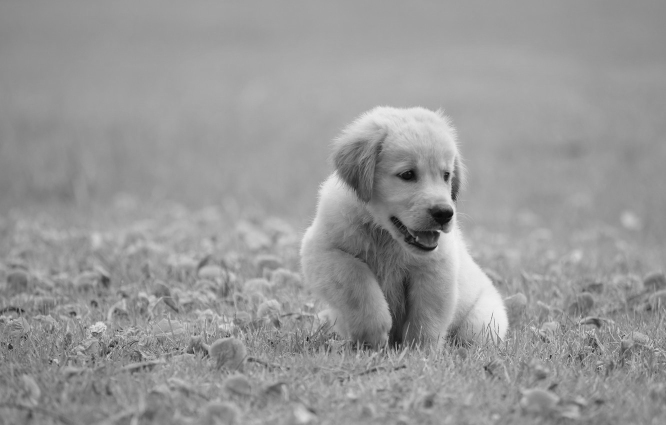
//> input picture Code and data - Colorization by example/Input_BW.jpg, 1332 x 850 px (shown at 1/2 size)
$ ./main   (built with g++ and OpenCV 4)
//> lines starting //> are read from the running program, lines starting //| are printed output that depends on the picture; after the words box and inside, x2 and y2 are one past the last pixel; in counts of white or black regions, pixels touching at a corner belong together
// FirstPhase.cpp : Defines the entry point for the console application.
//
#include <opencv2/highgui/highgui.hpp>
#include <opencv2/ml/ml.hpp>
#include <opencv2/imgproc/imgproc.hpp>
#include <opencv2/opencv.hpp>
#include "opencv2/imgcodecs.hpp"

#include <iostream>

using namespace cv;
using namespace std;

string type2str(int type) {
	string r;

	uchar depth = type & CV_MAT_DEPTH_MASK;
	uchar chans = 1 + (type >> CV_CN_SHIFT);

	switch (depth) {
	case CV_8U:  r = "8U"; break;
	case CV_8S:  r = "8S"; break;
	case CV_16U: r = "16U"; break;
	case CV_16S: r = "16S"; break;
	case CV_32S: r = "32S"; break;
	case CV_32F: r = "32F"; break;
	case CV_64F: r = "64F"; break;
	default:     r = "User"; break;
	}

	r += "C";
	r += (chans + '0');

	return r;
}


int main(int argc, char** argv)
{
	//Step-1: Reading the images files
	Mat rinput_image = imread("../Input_BW.jpg");
//> rinput_image is the input picture: 850 rows x 1332 cols, CV_8UC3; min 7, max 250, mean 151.9
	Mat temp_input[3];
	split(rinput_image, temp_input);
	Mat temp = temp_input[0];
	Mat input_image;
	Mat rref_image = imread("../Reference.jpg");
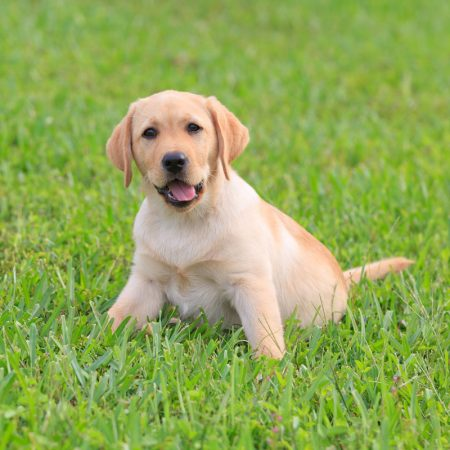
//> input picture Code and data - Colorization by example/Reference.jpg, 450 x 450 px
//> rref_image is the input picture: 450 rows x 450 cols, CV_8UC3; mean B, G, R 88, 168.7, 146
	Mat ref_image;
	cv::resize(rref_image, ref_image, cv::Size(400, 300));
	cv::resize(temp, input_image, cv::Size(400, 300));

	if (ref_image.empty()) // Check for failure
	{
		cout << "Could not open or find the image" << endl;
		system("pause"); //wait for any key press
		return -1;
	}

	//Projecting Reference Image Matrix(row,cols,3) onto Matrix(rows*cols,3), 1 row per pixel
	Mat samples(ref_image.cols * ref_image.rows, 3, CV_32F);
	for (int i = 0; i < ref_image.rows; ++i) {
		for (int j = 0; j < ref_image.cols; ++j) {
			for (int k = 0; k < 3; ++k) {
				samples.at<float>(i + j * ref_image.rows, k) = ref_image.at<Vec3b>(i, j)[k];
			}
		}
	}
	//std::cout << samples.channels() << type2str(samples.type()) << std::endl;

	//Step-2: Setting up parameters and applying K-means image segmentation to the reference image
	std::cout << "Performing the k-means clustering for generating the reference image segmentation" << std::endl;
	int clusterCount = 3;
	Mat labels;
	int attempts = 5;
	Mat centers;
	kmeans(samples, clusterCount, labels, TermCriteria(TermCriteria::MAX_ITER | TermCriteria::EPS, 10000, 0.0001), attempts, KMEANS_PP_CENTERS, centers);
//> centers = [[48.69, 148.3, 111.1], [176.4, 197, 221.1], [83.71, 170.6, 142.9]]

	//Testing purposes only
	//cv::FileStorage file199("colors.ext", cv::FileStorage::WRITE);
	//file199 << "colors" << centers;
	//file199.release();

	//Displaying Image segmentation
	int r = ref_image.rows;
//> r = 300
	int c = ref_image.cols;
//> c = 400
	Mat rsegmented_Image(r, c, ref_image.type());
	Mat labels_train(r * c, 1, CV_32F);
	Mat checking(r, c, CV_32F);
	int label1 = 0;
	int label2 = 0;
	int label3 = 0;
	for (int i = 0; i < r; ++i) {
		for (int j = 0; j < c; ++j) {
			int cluster_indx = labels.at<int>(i + j * ref_image.rows, 0);
			labels_train.at<float>(i, 0) = cluster_indx;
			checking.at<float>(i, j) = cluster_indx;
			if (cluster_indx == 0) {
				label1++;
				rsegmented_Image.at<Vec3b>(i, j)[0] = centers.at<float>(0, 0);
				rsegmented_Image.at<Vec3b>(i, j)[1] = centers.at<float>(0, 1);
				rsegmented_Image.at<Vec3b>(i, j)[2] = centers.at<float>(0, 2);
			}
			else if (cluster_indx == 1) {
				label2++;
				rsegmented_Image.at<Vec3b>(i, j)[0] = centers.at<float>(1, 0);
				rsegmented_Image.at<Vec3b>(i, j)[1] = centers.at<float>(1, 1);
				rsegmented_Image.at<Vec3b>(i, j)[2] = centers.at<float>(1, 2);
			}
			else {
				label3++;
				rsegmented_Image.at<Vec3b>(i, j)[0] = centers.at<float>(2, 0);
				rsegmented_Image.at<Vec3b>(i, j)[1] = centers.at<float>(2, 1);
				rsegmented_Image.at<Vec3b>(i, j)[2] = centers.at<float>(2, 2);
			}
		}
	}
//> this loop made 300 passes
//> (label1, label3) on passes 1 to 3: (45, 355), (83, 717), (127, 1073)
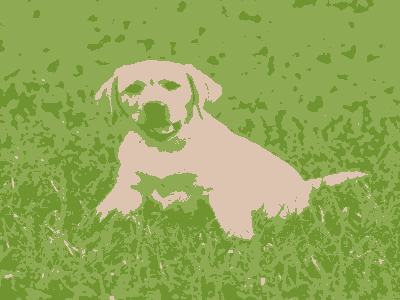
//> rsegmented_Image: 300 rows x 400 cols, CV_8UC3; mean B, G, R 87.3, 168, 145.3
//> after the loop, label1 = 31023; label2 = 17206; label3 = 71771

	//Testing purposes only
	/*cv::FileStorage file10("labels.ext", cv::FileStorage::WRITE);
	file10 << "labels" << labels;
	file10.release();*/

	//Step-3: Applying PCA and LDA on the features matrix of reference image
	//Extracting the luminance channel of the reference image
	std::cout << "Performing the Discrete Cosine Transform of the luminance channel of reference image" << std::endl;
	Mat interm_ref;
	Mat ref_imageF;
	Mat luminace[3];
	Mat lum_f;
	cvtColor(ref_image, interm_ref, COLOR_BGR2YUV);
//> interm_ref: 300 rows x 400 cols, CV_8UC3; mean of channels 0, 1, 2 152.6, 96.2, 122.1
	std::cout << interm_ref.channels() << std::endl;
//| 3
	split(interm_ref, luminace);
	luminace[0].convertTo(lum_f, CV_32F);
	imshow("Luminance Channel", lum_f);

	//Performing DCT - Discrete Cosine Transform on the reference image
	//As DCT current implmentation accepts matrixes with even number of rows & columns so the below code is just a sanity check
	int m = lum_f.rows;
//> m = 300
	int n = lum_f.cols;
//> n = 400
	int m2, n2 = 0;
	if (m % 2 == 0) {
		m2 = m;
//> m2 = 300
	}
	else {
		m2 = m + 1;
	}
	if (n % 2 == 0) {
		n2 = n;
//> n2 = 400
	}
	else {
		n2 = n + 1;
	}
	Mat padded = Mat::zeros(n, m, CV_32F);
	copyMakeBorder(lum_f, padded, 0, m2 - m, 0, n2 - n, BORDER_CONSTANT);
	Mat dct_ref = Mat::zeros(padded.rows, padded.cols, CV_32F);
	dct(padded, dct_ref);

	// [7 lines of commented-out code are left out]

#pragma region Testing KNN-Classification with reference image provided as input image
	// [172 lines of commented-out code are left out]
#pragma endregion

	//Creating nx1 training sample features matrix from the DCT of the reference image
	int col_updated = dct_ref.cols;
//> col_updated = 400
	int row_updated = dct_ref.rows;
//> row_updated = 300
	Mat samples_train(col_updated * row_updated, 1, CV_32F);
	for (int i = 0; i < row_updated; ++i) {
		for (int j = 0; j < col_updated; ++j) {
			samples_train.at<float>(i + j * ref_image.rows, 0) = dct_ref.at<float>(i, j);
		}
	}

	//Performing the DCT on the Black and White Input image
	std::cout << "Performing the Discrete Cosine Transform of the grayscale input image" << std::endl;
	Mat input(input_image.size(), CV_32F);
	input_image.convertTo(input, CV_32F);
	int m1 = input.rows;
//> m1 = 300
	int n1 = input.cols;
//> n1 = 400
	int m3, n3 = 0;
	if (m1 % 2 == 0) {
		m3 = m1;
//> m3 = 300
	}
	else {
		m3 = m1 + 1;
	}
	if (n1 % 2 == 0) {
		n3 = n1;
//> n3 = 400
	}
	else {
		n3 = n1 + 1;
	}
	Mat padded2 = Mat::zeros(n1, m1, CV_32F);
	copyMakeBorder(input, padded2, 0, m3 - m1, 0, n3 - n1, BORDER_CONSTANT);
	Mat dct_input = Mat::zeros(padded2.rows, padded2.cols, CV_32FC1);
	dct(padded2, dct_input);
	imshow("Input(DCT)", dct_input);

	//Creating nx1 testing sample features matrix from the DCT of the black and white input image
	Mat samples_test(dct_input.cols * dct_input.rows, 1, CV_32F);
	for (int i = 0; i < dct_input.rows; ++i) {
		for (int j = 0; j < dct_input.cols; ++j) {
			samples_test.at<float>(i + j * ref_image.rows, 0) = dct_input.at<float>(i, j);

		}
	}

	//Creating a neighborhood of 600x100 training sample features and associating them with their respective label values
	std::cout << "Sampling (600x100) neighborhood of reference image features" << std::endl;
	Mat comb(600, 100, samples_train.type());
	int limit = comb.rows;
//> limit = 600
	std::vector<float> clc;
	int k = 0;
	for (int i = 0; i < limit / 3; i++) {
		for (int j = 0; j < labels.rows; j++) {
			int c = labels.at<int>(j, 0);
			if (c == 0 && k < 100) {
				comb.at<float>(i, k) = samples_train.at<float>(j, 0);
				++k;
			}
		}
		if (k == 100) {
			clc.push_back(0);
			k = 0;
		}
	}
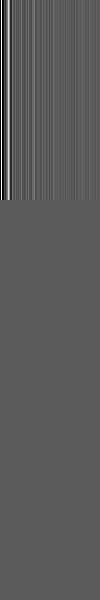
//> comb: 600 rows x 100 cols, CV_32FC1; min -98.3, max 176.6, mean 0.2; drawn with min black and max white
//> after the loop, k = 0; c = 400; clc = 200 values from 0 to 0
	k = 0;
	for (int i = limit / 3; i < 2 * (limit / 3); i++) {
		for (int j = 0; j < labels.rows; j++) {
			int c = labels.at<int>(j, 0);
			if (c == 1 && k < 100) {
				comb.at<float>(i, k) = samples_train.at<float>(j, 0);
				++k;
			}
		}
		if (k == 100) {
			clc.push_back(1);
			k = 0;
		}
	}
//> after the loop, k = 0; c = 400; clc = 400 values from 0 to 1
	k = 0;
	for (int i = 2 * (limit / 3); i < limit; i++) {
		for (int j = 0; j < labels.rows; j++) {
			int c = labels.at<int>(j, 0);
			if (c == 2 && k < 100) {
				comb.at<float>(i, k) = samples_train.at<float>(j, 0);
				++k;
			}
		}
		if (k == 100) {
			clc.push_back(2);
			k = 0;
		}
	}
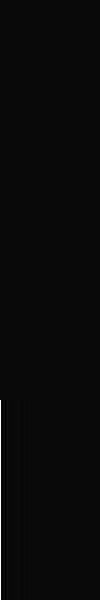
//> comb: 600 rows x 100 cols, CV_32FC1; min -2065.6, max 52871.5, mean 170; drawn with min black and max white
//> after the loop, k = 0; c = 400; clc = 600 values from 0 to 2

	//Testing Purposes
	//cv::FileStorage file13("comb.ext", cv::FileStorage::WRITE);
	//// Write to file!
	//file13 << "comb" << comb;
	//file13.release();

	//Coputing the mean values of the previously sampled pixels
	Mat comb_means(1, 100, comb.type());
//> comb_means = 100 values from 0 to 0
	float sum = 0.0;
	float ntenp = 0.0;
	int cc = 0;
	float divsr = comb.rows;
	for (int i = 0; i < comb.cols; i++) {
		for (int j = 0; j < comb.rows; j++) {
			ntenp = comb.at<float>(j, i);
			sum += ntenp;
			cc += 1;
			if (cc == divsr - 1) {
				sum /= divsr;
				comb_means.at<float>(0, i) = sum;
				sum = 0.0;
				ntenp = 0.0;
			}
		}
		cc = 0;
	}
//> this loop made 100 passes
//> (ntenp, sum) on passes 1 to 12: (52871.5, 52871.5), (869.6, 869.6), (-2065.6, -2065.6), (374.6, 374.6), (646.2, 646.2), (-1651.1, -1651.1), (-373.7, -373.7), (1066.7, 1066.7), (-0.608, -0.608), (161.3, 161.3), (-111.8, -111.8), (-397.7, -397.7)

	//Testing purposes
	/*cv::FileStorage file23("means.ext", cv::FileStorage::WRITE);
	file23 << "means" << comb_means;
	file23.release();*/

	//Performing pca on the previously sampled features and then lda on the returned pca subspace
	//Computing the product of the eigen vectors returned by the pca and lda
	//Projecting previously computed eigen vector product onto lda subspace for each feature
	std::cout << "Performing PCA and LDA on sampled reference image features" << std::endl;
	Mat leigen;
	Mat eigvec_prod;
	Mat features;
	PCA pca_analysis(comb, Mat(), PCA::DATA_AS_ROW);
	Mat scaled = pca_analysis.project(comb);
	LDA lda(scaled, clc, 1);
	Mat eigenvectors = lda.eigenvectors();
	lda.eigenvectors().convertTo(leigen, pca_analysis.eigenvectors.type());
	gemm(pca_analysis.eigenvectors, leigen, 1.0, Mat(), 0.0, eigvec_prod, GEMM_1_T);
	for (int i = 0; i < comb.rows; i++) {
		Mat pj = lda.subspaceProject(eigvec_prod, comb_means, comb.row(i));
		features.push_back(pj);
	}

	//Step-4: Classification of the labels for the input image features
	//Setting up Kclassifier and classifying labels for the sampled testing features
	std::cout << "Performing the classification of the grayscale input features to their respective labels" << std::endl;
	Mat Results(samples_test.size(), samples_test.type());
	Ptr<ml::TrainData> trainingData;
	Ptr<ml::KNearest> kclassifier = ml::KNearest::create();
	kclassifier->setIsClassifier(true);
	kclassifier->setAlgorithmType(ml::KNearest::Types::BRUTE_FORCE);
	kclassifier->setDefaultK(5);
	kclassifier->train(features, ml::ROW_SAMPLE, clc);
	kclassifier->findNearest(samples_test, 5, Results);

	//For testing purposes
	//cv::FileStorage file3("labelsPred.ext", cv::FileStorage::WRITE);
	//// Write to file!
	//file3 << "Preds" << Results;
	//file3.release();

	//Reshaping the sampled test features back to 400x300 for performing the inverse discrete cosine transform
	Mat forcoloring;
	Mat show;
	Mat samples_w(dct_input.size(), dct_input.type());
	for (int i = 0; i < dct_input.rows; ++i) {
		for (int j = 0; j < dct_input.cols; ++j) {
			samples_w.at<float>(i, j) = samples_test.at<float>(i + j * ref_image.rows, 0);
		}
	}
	Mat res(samples_w.size(), samples_w.type());
	idct(samples_w, res);
	res.convertTo(show, CV_8U);
	imshow("IDCT Input", show);

	//Coloring the previously computed IDCT for checking the overall distributions of the labels returned by the Kclassifier
	cvtColor(show, forcoloring, COLOR_GRAY2BGR);
	for (int i = 0; i < forcoloring.rows; ++i) {
		for (int j = 0; j < forcoloring.cols; ++j) {
			float color = Results.at<float>(i + j * forcoloring.rows, 0);
			if (color == 0) {
				forcoloring.at<Vec3b>(i, j)[0] = centers.at<float>(0, 0);
				forcoloring.at<Vec3b>(i, j)[1] = centers.at<float>(0, 1);
				forcoloring.at<Vec3b>(i, j)[2] = centers.at<float>(0, 2);
			}
			else if (color == 1) {
				forcoloring.at<Vec3b>(i, j)[0] = centers.at<float>(1, 0);
				forcoloring.at<Vec3b>(i, j)[1] = centers.at<float>(1, 1);
				forcoloring.at<Vec3b>(i, j)[2] = centers.at<float>(1, 2);
			}
			else {
				forcoloring.at<Vec3b>(i, j)[0] = centers.at<float>(2, 0);
				forcoloring.at<Vec3b>(i, j)[1] = centers.at<float>(2, 1);
				forcoloring.at<Vec3b>(i, j)[2] = centers.at<float>(2, 2);
			}
		}
	}

	//Step:5 - Gnerating the colored segmentation of the input image
	//Setting up and applying GrabCut algo for segmentation of foreground and background in the black and white input image
	std::cout << "Extracting the foreground" << std::endl;
	Mat cinput;
	Mat background;
	cv::Mat result;
	cv::Mat bgModel, fgModel;
	cvtColor(show, cinput, COLOR_GRAY2BGR);
	cv::Mat foreground(show.size(), CV_8UC3, cv::Scalar(255, 255, 255));
	cv::Rect rect(120, 60, cinput.cols - 20, cinput.rows - 110);
	cv::grabCut(cinput,    // input image
		result,   // segmentation result
		rect,// rectangle containing foreground
		bgModel, fgModel, // models
		1,        // number of iterations
		cv::GC_INIT_WITH_RECT); // use rectangle

	//Getting pixels likely to be the foreground
	cv::compare(result, cv::GC_PR_FGD, result, cv::CMP_EQ);
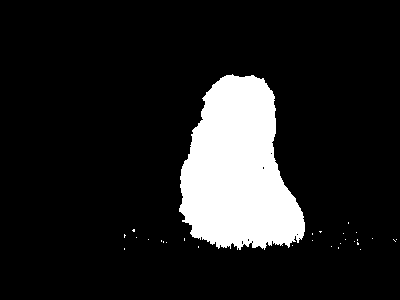
//> result: 300 rows x 400 cols, CV_8UC1; 12.8% white; 29 white regions (28 under 20 px), largest, box (x1, y1, x2, y2) and area: (179, 74, 305, 250) 15345
	cinput.copyTo(foreground, result);
	imshow("Foreground", foreground);
	cinput.copyTo(background, ~result);
	imshow("Background", background);

	//For testing Purposes
	/*cv::FileStorage file1299("foregrnd.ext", cv::FileStorage::WRITE);
	file1299 << "foregrnd" << foreground;
	file1299.release();*/


	//Setting up canny edge detection algo for edges detection in the foreground image
	std::cout << "Edges detection and contours drawing" << std::endl;
	int lowThreshold=75;
	int ratio = 3;
	int kernel_size = 3;
	Mat dst, detected_edges;
	RNG rng(12345);
	Mat processedFor;
	//Creating a matrix of the same type and size as src (for dst)
	dst.create(show.size(), show.type());
	//Reducing noise with a kernel 3x3
	cvtColor(foreground, processedFor, COLOR_BGR2GRAY);
	blur(processedFor, detected_edges, cv::Size(3, 3));
	Canny(detected_edges, detected_edges, lowThreshold, lowThreshold*ratio, kernel_size);
//> detected_edges: 300 rows x 400 cols, CV_8UC1; 1.2% white in thin lines or dots, all inside (x1, y1, x2, y2) = (123, 74, 360, 251)
	/// Using Canny's output as a mask, we display our result
	dst = Scalar::all(0);
	show.copyTo(dst, detected_edges);
	imshow("edges", dst);


	//Finding and drawing contours for the edges detected previously by canny's algo and bounding them in a rectangle
	vector<vector<Point> > contours;
	vector<Vec4i> hierarchy;
	//Finding contours
	findContours(detected_edges, contours, hierarchy, RETR_TREE, CHAIN_APPROX_SIMPLE, Point(0, 0));
	//Drawing contours
	vector<Rect> boundRect(contours.size());
	vector<vector<Point> > contours_poly(contours.size());
	for (int i = 0; i < contours.size(); i++)
	{
		approxPolyDP(contours[i], contours_poly[i], 3, true);
		boundRect[i] = boundingRect(contours_poly[i]);
	}
//> this loop made 23 passes
	Mat drawing = Mat::zeros(detected_edges.size(), CV_8UC3);
	for (size_t i = 0; i < contours.size(); i++)
	{
		Scalar color = Scalar(rng.uniform(0, 256), rng.uniform(0, 256), rng.uniform(0, 256));
		drawContours(drawing, contours_poly, (int)i, color);
		rectangle(drawing, boundRect[i].tl(), boundRect[i].br(), color, 2);
	}

	//Generating a dictionary of the area and points inside the bounding rectangle for input image color segmentation
	multimap<double, Point> recPts;
	for (size_t r = 0; r < boundRect.size(); r++) {
		int left = boundRect[r].x;
		int top = boundRect[r].y;
		int width = boundRect[r].width;
		int height = boundRect[r].height;
		int x_end = left + width;
		int y_end = top + height;
		double aRec = boundRect[r].area();
		for (size_t x = left; x < x_end; x++)
		{
			for (size_t y = top; y < y_end; y++)
			{
				Point p(x, y);
				recPts.insert(make_pair(aRec, p));
			}
		}
	}
	imshow("Contours", drawing);

	//Coloring only the pixels associated with the foreground
	std::cout << "Generating the colored segmentation of the input image" << std::endl;
	Mat fg;
	cvtColor(foreground, fg, COLOR_BGR2GRAY);
	fg.convertTo(fg, CV_32F);
	std::cout << fg.size() << ":" << fg.channels() << ":" << type2str(fg.type()) << std::endl;
//| [400 x 300]:1:32FC1
	for (auto itr = recPts.begin(); itr != recPts.end(); itr++) {
		float val = fg.at<float>(itr->second);
		if (val != 255.0) {
			foreground.at<Vec3b>(itr->second)[0] = centers.at<float>(1, 0);
			foreground.at<Vec3b>(itr->second)[1] = centers.at<float>(1, 1);
			foreground.at<Vec3b>(itr->second)[2] = centers.at<float>(1, 2);
		}
		else {
			foreground.at<Vec3b>(itr->second)[0] = centers.at<float>(2, 0);
			foreground.at<Vec3b>(itr->second)[1] = centers.at<float>(2, 1);
			foreground.at<Vec3b>(itr->second)[2] = centers.at<float>(2, 2);
		}
	}
//> foreground: 300 rows x 400 cols, CV_8UC3; mean B, G, R 238.6, 244.3, 246.5
	for (auto itr = recPts.begin(); itr != recPts.end(); itr++) {
		float val = fg.at<float>(itr->second);
		if (val != 255.0 && (itr->first == 15.0 || itr->first == 21.0 ||
			itr->first == 27.0 || itr->first == 28.0 ||
			itr->first == 32.0 || itr->first == 56.0 ||
			itr->first == 154.0 || itr->first == 192.0 ||
			itr->first == 176.0 || itr->first == 266.0 ||
			itr->first == 396.0 || itr->first == 442.0)) {
			foreground.at<Vec3b>(itr->second)[0] = centers.at<float>(0, 0);
			foreground.at<Vec3b>(itr->second)[1] = centers.at<float>(0, 1);
			foreground.at<Vec3b>(itr->second)[2] = centers.at<float>(0, 2);
		}
	}
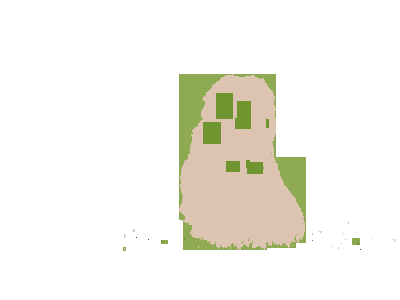
//> foreground: 300 rows x 400 cols, CV_8UC3; mean B, G, R 236.9, 243.7, 245
	//Background color segmentation
	Mat bg;
	cvtColor(foreground, bg, COLOR_BGR2GRAY);
	bg.convertTo(bg, CV_32F);
//> bg: 300 rows x 400 cols, CV_32FC1
	for (int i = 0; i < foreground.rows; i++) {
		for (int j = 0; j < foreground.cols; j++) {
			float val = fg.at<float>(i,j);
			if (val == 255.0) {
				foreground.at<Vec3b>(i,j)[0] = centers.at<float>(2, 0);
				foreground.at<Vec3b>(i,j)[1] = centers.at<float>(2, 1);
				foreground.at<Vec3b>(i,j)[2] = centers.at<float>(2, 2);
			}
		}
	}
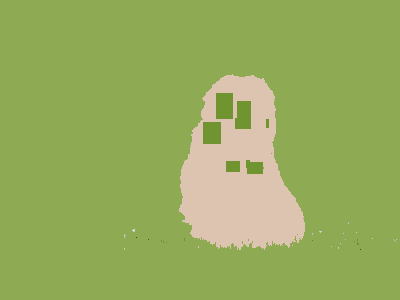
//> foreground: 300 rows x 400 cols, CV_8UC3; mean B, G, R 93.2, 172.7, 150.6
	imshow("Colored Input Segmentation", foreground);


	//Displaying section
	String wn1 = "Reference Image"; //Name of the window
	namedWindow(wn1); // Create a window
	imshow(wn1, ref_image); // Show our image inside the created window.

	String wn2 = "Segmented Image";
	namedWindow(wn2);
	imshow(wn2, rsegmented_Image);

	String wn3 = "Input Image";
	namedWindow(wn3);
	imshow(wn3, input_image);

	String wn4 = "Reference Image(Luminance Chnl - DCT)";
	namedWindow(wn4);
	imshow(wn4, dct_ref);

	String wn5 = "Input(colored)";
	namedWindow(wn5);
	imshow(wn5, forcoloring);

	//Cleaning up section
	//destroyWindow(wn2); //destroy the created window
	waitKey(0); // Wait for any keystroke in the window
	//destroyWindow(wn1); //destroy the created window
	return 0;
}
